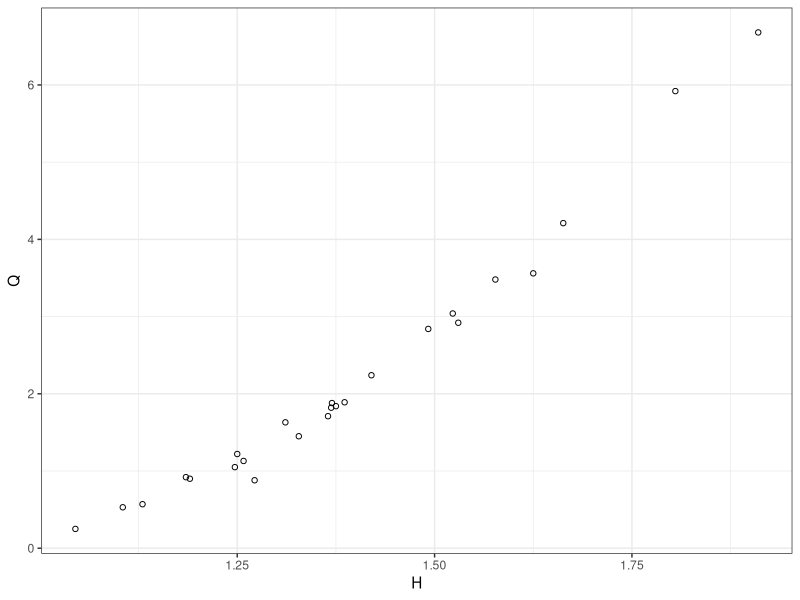

Recreate this plot in R. (Note: this script raises an error after producing the figure.)
#Model2BH
library(stats)
library(Matrix)
library(ggplot2)

#axel/begin/08.06.15


Nit=50000;
dataset=15;

RC=list()

RC$mu_a=3.20
RC$mu_b=2.29
RC$sig_a=sqrt(1.21)
RC$sig_b=sqrt(0.48)
RC$p_ab=-0.61
RC$mu_c=1.9000
RC$nugget=10^-8


RC$mu_sb=0.5
RC$mu_pb=0.5
RC$tau_pb2=0.25^2
RC$s=3
RC$v=5



# %import data from text file that has water level measurements in cm in left
# %column and corresponding discharge measurements in m^3/s in right column
# wq=importdata([num2str(dataset) '.txt']);
# %wq=importdata(['Jokdal.txt']);

wq = as.matrix(read.table('15.txt'))

RC$y=rbind(as.matrix(log(wq[,2])),0)
RC$w=0.01*wq[,1]
RC$w_tild=RC$w-min(RC$w)
# 
H=RC$w
Q=wq[,2]
dat=data.frame(H,Q)


ggplot(dat,aes(x=H,y=Q))+geom_point(shape=1)+theme_bw()

#axel/end/08.06.15

Adist1 <- Adisttest(RC$w)
RC$A=Adist1$A
RC$dist=Adist1$dist
RC$n=Adist1$n
RC$N=Adist1$N


RC$A=RC$A
RC$P=diag(nrow=5,ncol=5,6)-matrix(nrow=5,ncol=5,1)

RC$Sig_ab= rbind(c(RC$sig_a^2, RC$p_ab*RC$sig_a*RC$sig_b), c(RC$p_ab*RC$sig_a*RC$sig_b, RC$sig_b^2))

RC$mu_x=as.matrix(c(RC$mu_a,RC$mu_b, rep(0,RC$n))) #%Setja Ã? RC

RC$B=B_splines(RC$w_tild/RC$w_tild[length(RC$w_tild)])
RC$Z=c(rep(0,2),rep(1,RC$n))

Dens = function(th) {-Densevalm22(th,RC)$p}

Densmin=optim(par=as.matrix(rep(0,9)),Dens,method="BFGS",hessian=TRUE)

t_m =Densmin$par
H=Densmin$hessian



phi_b=t_m[3]
sig_b2=t_m[2]
zeta=t_m[1]
lambda=t_m[4:9]

l=log(RC$w_tild+exp(t_m[1])) #as.matrix

varr_m=exp(RC$B%*%lambda)
Sig_eps=diag(as.numeric(rbind(varr_m,0)))
R_Beta=(1+sqrt(5)*RC$dist/exp(phi_b)+5*RC$dist^2/(3*exp(phi_b)^2))*exp(-sqrt(5)*RC$dist/exp(phi_b))+diag(1,RC$n,RC$n)*RC$nugget
Sig_x=rbind(cbind(RC$Sig_ab,matrix(0,nrow=2,ncol=RC$n)),cbind(matrix(0,nrow=RC$n,ncol=2),exp(sig_b2)*R_Beta))

X=Matrix(rbind(cbind(matrix(1,dim(l)),l,Matrix(diag(as.numeric(l)),sparse=TRUE)%*%RC$A),RC$Z),sparse=TRUE)

#check

L=t(chol(as.matrix(X%*%Sig_x%*%t(X)+Sig_eps)))

w=solve(L,(-RC$y+X%*%RC$mu_x))
mu=RC$mu_x-Sig_x%*%(t(X)%*%(solve(t(L),w)))

#

ymu=X%*%mu
ymu=ymu[1:RC$N]
plot(RC$w,exp(ymu))

W=solve(L,(X%*%Sig_x))
vartem=diag(X%*%(Sig_x-t(W)%*%W)%*%t(X))

vartem=vartem[1:RC$N]
varaprr=+vartem+varr_m


#%emp bayes
ymu #%mat
oryggisbil=cbind(ymu+qnorm(0.025,0,sqrt(varaprr)), ymu+qnorm(0.975,0,sqrt(varaprr))) #oryggisbil a log

#[norminv(0.025,0,sqrt(varaprr)) norminv(0.975,0,sqrt(varaprr))]





#LH=chol(H)'/0.42
LH=t(chol(H))/0.8
#LH=chol(H)';


#accept=0;



t1=matrix(0,9,Nit)
t2=matrix(0,9,Nit)
t3=matrix(0,9,Nit)
t4=matrix(0,9,Nit)


xsiz=max(dim(mu));
x1=matrix(0,xsiz,Nit)
x2=matrix(0,xsiz,Nit)
x3=matrix(0,xsiz,Nit)
x4=matrix(0,xsiz,Nit)


for(j in 1:4){
  t_old=t_m
  t=matrix(0,nrow=9,ncol=Nit)
  x=matrix(0,nrow=xsiz,ncol=Nit)
  yp=matrix(0,nrow=RC$N,ncol=Nit)
  ypo=matrix(0,nrow=RC$N,ncol=Nit)
  varr=matrix(0,nrow=RC$N,ncol=Nit)
  D=matrix(0,nrow=1,ncol=Nit)
  
  
  
  Dens<-Densevalm22(t_old,RC)
  p_old=Dens$p
  x_old=Dens$x
  yp_old=Dens$yp
  ypo_old=Dens$ypo
  D_old=Dens$D
  varr_old=Dens$varr
  
  for(i in 1:Nit){
    t_new=t_old+solve(t(LH),as.matrix(rnorm(9,0,1)))
    
    Densnew<-Densevalm22(t_new,RC)
    p_new=Densnew$p
    x_new=Densnew$x
    yp_new=Densnew$yp
    ypo_new=Densnew$ypo
    D_new=Densnew$D
    varr_new=Densnew$varr
    
    logR=p_new-p_old
    
    if (logR>log(runif(1))){
      t_old=t_new
      x_old=x_new
      p_old=p_new
      yp_old=yp_new
      ypo_old=ypo_new
      D_old=D_new
      varr_old=varr_new
    }
    
    t[,i]=t_old
    yp[,i]=yp_old
    ypo[,i]=ypo_old
    
    D[1,i]=D_old
    varr[,i]=varr_old
  }
  
  if(j==1){
    t1=t
    yp1=yp
    ypo1=ypo
    D1=D
    varr1=varr
  } else if(j==2){
    t2=t
    yp2=yp
    ypo2=ypo
    D2=D
    varr2=varr
  } else if(j==3){
    t3=t
    yp3=yp
    ypo3=ypo
    D3=D
    varr3=varr
  } else if(j==4){
    t4=t
    yp4=yp
    ypo4=ypo
    D4=D
    varr4=varr
  }
}


Dhat=(-2)*sum(log(dlnorm(exp(RC$y[1:RC$N]),ymu,sqrt(varr_m))))
Davg=mean(c(D1[seq(2000,20000,5)],D2[seq(2000,20000,5)],D3[seq(2000,20000,5)],D4[seq(2000,20000,5)]))
pd=Davg-Dhat
DIC=Dhat+2*pd
B=1/(mean(0.5*c(D1[seq(2000,20000,5)],D2[seq(2000,20000,5)],D3[seq(2000,20000,5)],D4[seq(2000,20000,5)])))